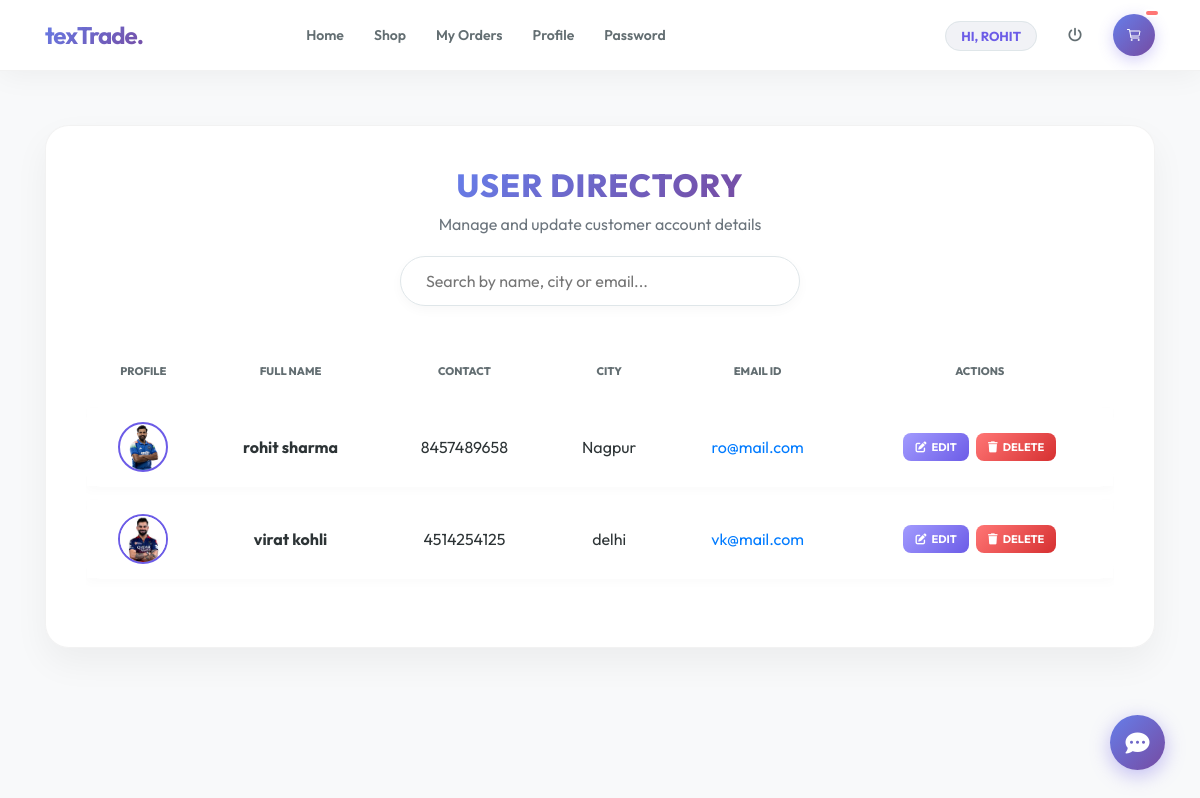
The page /view_user (signed in) on the database its author committed.
### textiles/models.py (models this page shows, shortened)
class Profile(models.Model):
    id = models.AutoField(primary_key=True)
    user = models.OneToOneField(User, on_delete=models.CASCADE, null=True)
    dob = models.DateField(null=True)
    city = models.CharField(max_length=30, null=True)
    address = models.CharField(max_length=50, null=True)
    contact = models.CharField(max_length=10, null=True)
    image = models.FileField(upload_to='images/', null=True)
    role = models.CharField(
        max_length=20,
        choices=[('user', 'User'), ('vendor', 'Vendor'), ('admin', 'Admin')],
        default='user'
    )

### textiles/views.py (the view)
# urls.py: path('view_user',View_user,name="view_user"),
def View_user(request):
    if not request.user.is_authenticated:
        return redirect('login_admin')
    users = Profile.objects.filter(user__is_staff = False)
    return render(request, 'view_user.html', {'users': users})

### textiles/templates/view_user.html (shortened to what this page needs)
{% extends 'navigation.html' %}
{% load static %}
{% block body %}
<div class="container">
    <div class="management-container">
        <div class="page-header text-center mb-2">
            <h2>User Directory</h2>
            <p class="text-muted">Manage and update customer account details</p>
        </div>
        <div class="search-box">
            <input type="text" id="userSearch" class="search-input" placeholder="Search by name, city or email...">
        </div>
        <div class="table-responsive">
            <table class="table custom-table" id="myTable">
                <thead>
                    <tr>
                        <th>Profile</th>
                        <th>Full Name</th>
                        <th>Contact</th>
                        <th>City</th>
                        <th>Email Id</th>
                        <th>Actions</th>
                    </tr>
                </thead>
                <tbody id="userTableBody">
                    {% for i in users %}
                    <tr>
                        <td>
                            {% if i.image %}
                                <img src="{{ i.image.url }}" class="user-img">
                            {% else %}
                                <img src="{% static 'images/default-user.png' %}" class="user-img" alt="No Image">
                            {% endif %}
                        </td>
                        <td class="font-weight-bold">{{ i.user.first_name }} {{ i.user.last_name }}</td>
                        <td>{{ i.contact }}</td>
                        <td>{{ i.city }}</td>
                        <td class="text-primary">{{ i.user.email }}</td>
                        <td>
                            <a href="{% url 'admin_edit_user' i.id %}" class="btn-action btn-edit-user">
                                <i class="fas fa-edit"></i> Edit
                            </a>
                            <a href="{% url 'delete_user' i.id %}" class="btn-action btn-delete-user"
                               onclick="return confirm('Are you sure you want to delete this account?')">
                                <i class="fas fa-trash"></i> Delete
                            </a>
                        </td>
                    </tr>
                    {% empty %}
                    <tr>
                        <td colspan="6" class="text-center py-4">No records found.</td>
                    </tr>
                    {% endfor %}
                </tbody>
            </table>
        </div>
    </div>
</div>
{% endblock %}

### textiles/templates/navigation.html (shortened to what this page needs)
<!DOCTYPE html>
<html lang="en">
<head>
    {% load static %}
    <link rel="stylesheet" href="https://maxcdn.bootstrapcdn.com/bootstrap/4.0.0/css/bootstrap.min.css">
    <link rel="stylesheet" href="https://cdnjs.cloudflare.com/ajax/libs/font-awesome/6.4.0/css/all.min.css">
</head>
<body>
<nav class="navbar navbar-expand-lg fixed-top">
    <div class="container">
        <a class="navbar-brand" href="{% url 'home' %}">texTrade.</a>
        <div class="collapse navbar-collapse" id="mainNavbar">
            <ul class="navbar-nav mx-auto">
                {% if request.user.is_superuser %}
                    <li class="nav-item"><a class="nav-link" href="{% url 'admin_home' %}">Dashboard</a></li>
                    <li class="nav-item"><a class="nav-link" href="{% url 'view_user' %}">Users</a></li>
                    <li class="nav-item"><a class="nav-link" href="{% url 'view_vendors' %}">Vendors</a></li>
                     <li class="nav-item"><a class="nav-link" href="{% url 'admin_viewBooking' %}">Orders</a></li>
                    <li class="nav-item dropdown">
                        <a class="nav-link dropdown-toggle" href="#" data-toggle="dropdown">Catalog</a>
                        <div class="dropdown-menu">
                            <a class="dropdown-item" href="{% url 'admin_view_product' %}">View Products</a>
                            <div class="dropdown-divider"></div>
                            <a class="dropdown-item" href="{% url 'add_categary' %}">Add Category</a>
                            <a class="dropdown-item" href="{% url 'view_categary' %}">View Categories</a>
                        </div>
                    </li>
                    <li class="nav-item"><a class="nav-link" href="{% url 'admin_profile' %}">Profile</a></li>
                {% elif request.user.is_staff and not request.user.is_superuser %}
                    <li class="nav-item"><a class="nav-link" href="{% url 'vendor_home' %}">Vendor Home</a></li>
                    <li class="nav-item"><a class="nav-link" href="{% url 'vendor_edit_profile' %}">Profile</a></li>
                    <li class="nav-item"><a class="nav-link" href="{% url 'vendor_change_password' %}">Security</a></li>
                {% elif request.user.username %}
                    <li class="nav-item"><a class="nav-link" href="{% url 'home' %}">Home</a></li>
                    <li class="nav-item"><a class="nav-link" href="{% url 'view_product' 0 %}">Shop</a></li>
                    <li class="nav-item"><a class="nav-link" href="{% url 'view_booking' %}">My Orders</a></li>
                    <li class="nav-item"><a class="nav-link" href="{% url 'profile' %}">Profile </a></li>
                    <li class="nav-item"><a class="nav-link" href="{% url 'change_password' %}">Password</a></li>
                {% else %}
                    <li class="nav-item"><a class="nav-link" href="{% url 'home' %}">Home</a></li>
                    <li class="nav-item"><a class="nav-link" href="{% url 'about' %}">About</a></li>
                    <li class="nav-item"><a class="nav-link" href="{% url 'contact' %}">Contact</a></li>
                {% endif %}
            </ul>
            <ul class="navbar-nav ml-auto align-items-center">
                {% if request.user.is_authenticated %}
                    <li class="nav-item mr-3">
                        <span class="welcome-badge">HI, {{ request.user.username }}</span>
                    </li>
                    <li class="nav-item">
                        <a class="nav-link text-danger" href="{% url 'logout' %}"><i class="fas fa-power-off"></i></a>
                    </li>
                {% else %}
                    <li class="nav-item"><a class="nav-link" href="{% url 'login' %}">User Login</a></li>
                    <li class="nav-item"><a class="nav-link" href="{% url 'login_admin' %}">Admin Login</a></li>
                    <li class="nav-item ml-lg-2"><a class="nav-link btn-vendor" href="{% url 'loginvender' %}">Vendor Login</a></li>
                {% endif %}
                {% if request.user.username and not request.user.is_staff %}
                    <li class="nav-item ml-lg-3">
                        <a href="{% url 'cart' %}" class="cart-circle">
                            <ion-icon name="cart-outline"></ion-icon>
                            <span class="cart-count">{{ num1 }}</span>
                        </a>
                    </li>
                {% endif %}
            </ul>
        </div>
    </div>
</nav>
{% block body %}
{% endblock %}
{% if request.user.is_authenticated  %}
<button class="chatbot-toggler" onclick="document.body.classList.toggle('show-chatbot')">
    <i class="fas fa-comment-dots"></i>
</button>
{% endif %}
</body>
</html>

### textiles/templates/navigation.html (style rules this page uses)
:root { --glass-bg: rgba(255, 255, 255, 0.95); --main-gradient: linear-gradient(135deg, #667eea 0%, #764ba2 100%); --text-dark: #2d3436; --accent-purple: #6c5ce7; }
body { font-family: 'Outfit', sans-serif; background-color: #ffffff; color: var(--text-dark); padding-top: 85px; }
.navbar { background: var(--glass-bg) !important; backdrop-filter: blur(10px); border-bottom: 1px solid rgba(0,0,0,0.05); box-shadow: 0 4px 30px rgba(0, 0, 0, 0.05); padding: 12px 0; }
.navbar-brand { font-weight: 700; font-size: 24px; background: var(--main-gradient); -webkit-background-clip: text; -webkit-text-fill-color: transparent; letter-spacing: -1px; }
.nav-link { color: #636e72 !important; font-weight: 600; font-size: 14px; margin: 0 3px; padding: 8px 12px !important; border-radius: 10px; transition: 0.2s; }
.welcome-badge { background: #f1f2f6; padding: 6px 15px; border-radius: 50px; font-size: 13px; font-weight: 700; color: var(--accent-purple); border: 1px solid #dfe6e9; text-transform: uppercase; }
.cart-circle { background: var(--main-gradient); color: white !important; width: 42px; height: 42px; display: flex; align-items: center; justify-content: center; border-radius: 50%; position: relative; box-shadow: 0 4px 15px rgba(108, 92, 231, 0.3); }
.cart-count { position: absolute; top: -5px; right: -5px; background: #ff7675; color: white; font-size: 10px; padding: 2px 6px; border-radius: 10px; border: 2px solid white; }
.chatbot-toggler { position: fixed; bottom: 30px; right: 35px; outline: none; border: none; height: 55px; width: 55px; display: flex; cursor: pointer; align-items: center; justify-content: center; border-radius: 50%; background: var(--main-gradient); transition: all 0.2s ease; box-shadow: 0 5px 20px rgba(108, 92, 231, 0.4); z-index: 1000; }
.chatbot-toggler i { color: #fff; position: absolute; font-size: 24px; }

### textiles/templates/view_user.html (style rules this page uses)
:root { --glass-bg: rgba(255, 255, 255, 0.95); --main-gradient: linear-gradient(135deg, #667eea 0%, #764ba2 100%); --danger-gradient: linear-gradient(135deg, #ff7675 0%, #d63031 100%); --edit-gradient: linear-gradient(135deg, #a29bfe 0%, #6c5ce7 100%); }
body { background-color: #f8f9fa; }
.management-container { background: var(--glass-bg); border-radius: 24px; padding: 40px; box-shadow: 0 15px 35px rgba(0,0,0,0.05); border: 1px solid rgba(0,0,0,0.05); margin-top: 40px; margin-bottom: 40px; backdrop-filter: blur(10px); }
.page-header h2 { font-weight: 800; background: var(--main-gradient); -webkit-background-clip: text; -webkit-text-fill-color: transparent; display: inline-block; text-transform: uppercase; letter-spacing: 1px; }
.search-box { max-width: 400px; margin: 20px auto 30px; position: relative; }
.search-input { border-radius: 50px; padding: 12px 25px; border: 1px solid #dfe6e9; box-shadow: 0 4px 12px rgba(0,0,0,0.03); width: 100%; transition: 0.3s; }
.custom-table { border-collapse: separate; border-spacing: 0 12px; width: 100%; }
.custom-table thead th { background: transparent; border: none; color: #636e72; text-transform: uppercase; font-size: 11px; font-weight: 800; padding: 15px; text-align: center; }
.custom-table tbody tr { background: white; box-shadow: 0 4px 10px rgba(0,0,0,0.02); transition: 0.3s; }
.custom-table td { vertical-align: middle; padding: 15px; border: none; color: #2d3436; text-align: center; }
.custom-table td:first-child { border-radius: 15px 0 0 15px; }
.custom-table td:last-child { border-radius: 0 15px 15px 0; }
.user-img { width: 50px; height: 50px; border-radius: 50%; object-fit: cover; border: 2px solid #6c5ce7; }
.btn-action { border: none; border-radius: 8px; padding: 6px 12px; font-weight: 700; font-size: 11px; text-transform: uppercase; transition: 0.3s; color: white !important; display: inline-flex; align-items: center; text-decoration: none; margin: 2px; }
.btn-edit-user { background: var(--edit-gradient); }
.btn-delete-user { background: var(--danger-gradient); }
.btn-action i { margin-right: 5px; }

### rows shown on the page
Profile: image (picture), user.first_name "rohit", user.last_name "sharma", contact "8457489658", city "Nagpur", user.email "ro@mail.com"
Profile: image (picture), user.first_name "virat", user.last_name "kohli", contact "4514254125", city "delhi", user.email "vk@mail.com"

### other values the page prints
{{ request.user.username }} "ROHIT"
